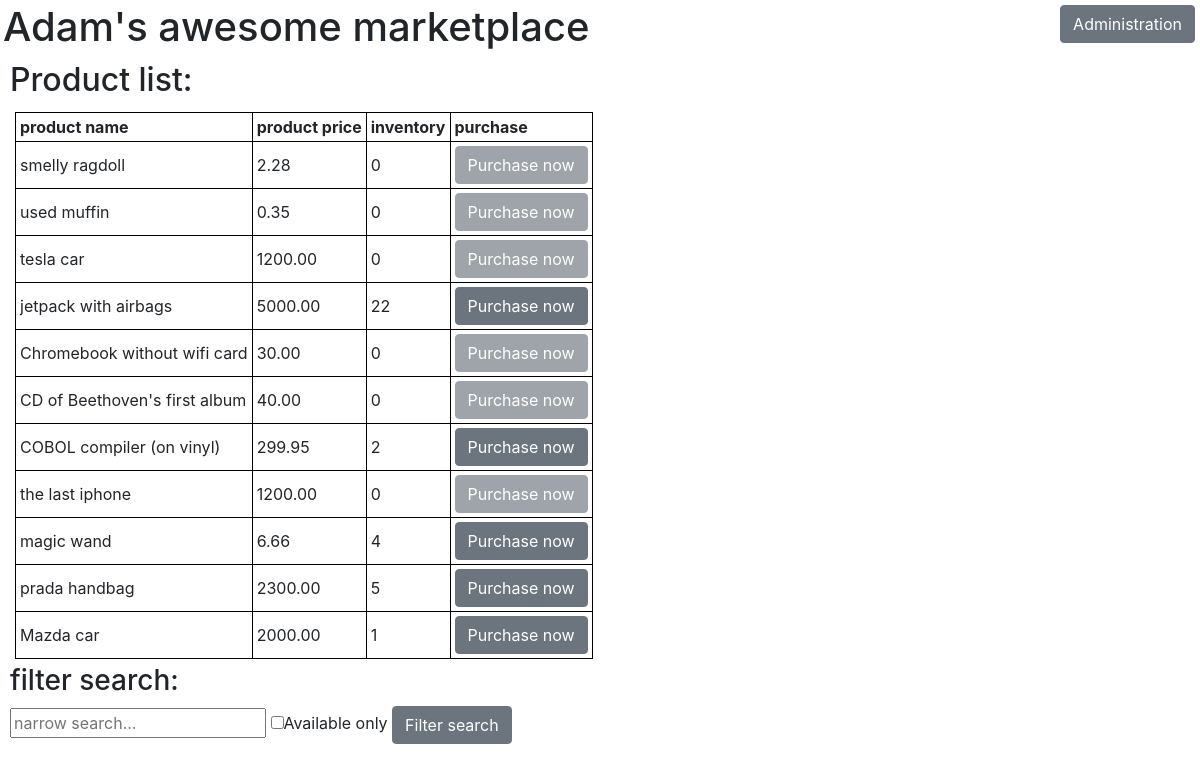
The app's page /, older data.
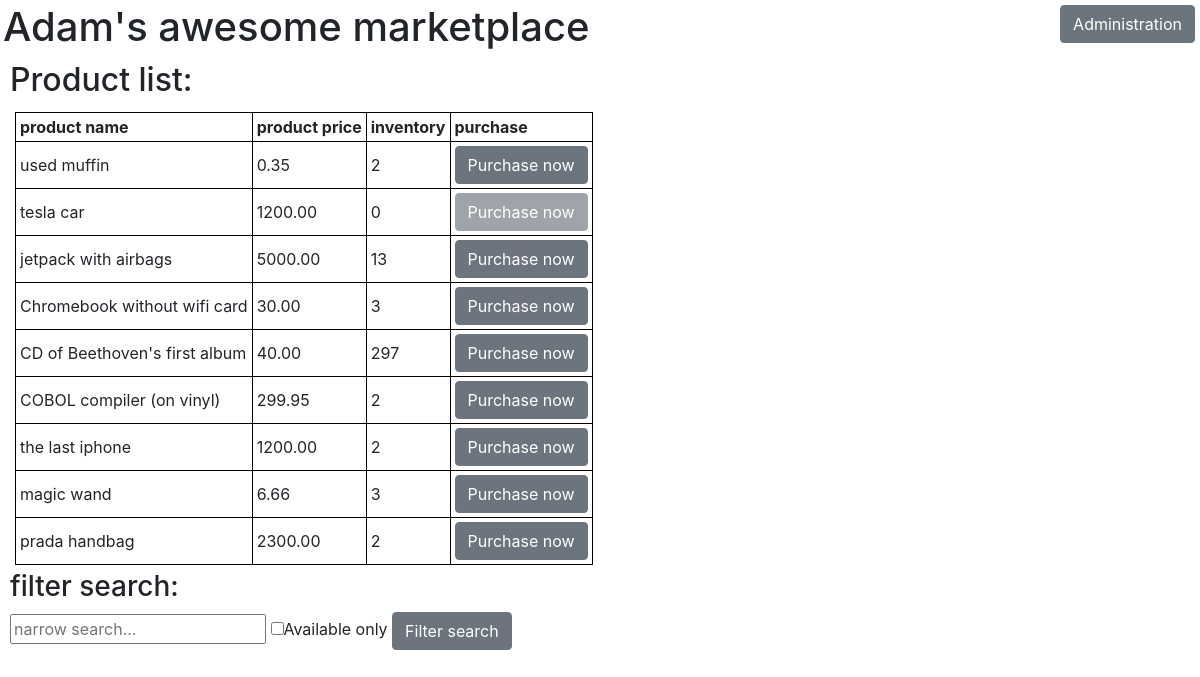
The same page, newer data.
### simplemarketplaceapp/models.py (models this page shows, shortened)
class Product(models.Model):
    title = models.CharField(max_length=30)
    price = models.DecimalField(max_digits=6, decimal_places=2)
    inventory_count = models.IntegerField()

### simplemarketplaceapp/views.py (the view, shortened to what this page needs)
# urls.py: path('', views.ProductListView.as_view(), name='index'),
class ProductListView(generic.ListView):
    model = Product
    context_object_name = 'product_list'
    def get_queryset(self):
        query = self.request.GET.get('filter')
        onlyAvailable = self.request.GET.get('onlyAvailable')
        if query and onlyAvailable:
            return Product.objects.filter(title__icontains=query,
                                          inventory_count__gt=0)
        elif query:
            return Product.objects.filter(title__icontains=query)
        elif onlyAvailable:
            return Product.objects.filter(inventory_count__gt=0)
        else:
            return Product.objects.all()
    def get_context_data(self, **kwargs):
        context = super(generic.ListView, self).get_context_data(**kwargs)
        return context

### simplemarketplaceapp/templates/simplemarketplaceapp/product_list.html (shortened to what this page needs)
{% extends 'simplemarketplaceapp/base.html' %}
{% block content %}
<main>
	<h2>Product list:</h2>
	<div class="product-list">
		<table>
			{% if product_list %}
			<tr>
				<th>product name</th>
				<th>product price</th>
				<th>inventory</th>
				<th>purchase</th>
			</tr>
			{% else %}
			<p>No product available</p>
			{% endif %}
			{% for product in product_list %}
			<tr>
				<form action="{% url 'cart' %}" method="GET">
					<td>{{ product.title }}</td>
					<td>{{ product.price }}</td>
					<td>{{ product.inventory_count }}</td>
					<td>
						<input type="submit"
									 name="{{ product.id }}"
									 value="Purchase now"
									 class="btn btn-secondary"
									 {% if product.inventory_count < 1 %} disabled {% endif %}>
					</td>
				</form>
			</tr>
			{% endfor %}
		</table>
	</div>
	<form method="GET" action="" id="searchform">
		<h3>filter search:</h3>
		<input class="searchfield" id="searchbox" name="filter"
					 type="text" value="{{ request.GET.filter }}" placeholder="narrow search..."/>
		<label>
			<input type="checkbox" name="onlyAvailable" value="onlyAvailable"
						 {% if request.GET.onlyAvailable %} checked {% endif %}>Available only</label>
			<button class="btn btn-secondary">Filter search</button>
	</form>
</main>
</body>
{% endblock %}

### simplemarketplaceapp/templates/simplemarketplaceapp/base.html (shortened to what this page needs)
<head>
	{% load static %}
	<link rel="stylesheet" type="text/css" href="{% static 'simplemarketplaceapp/css/style.css' %}">
	<link rel="stylesheet"
				href="https://stackpath.bootstrapcdn.com/bootstrap/4.2.1/css/bootstrap.min.css"
>
</head>
<body>
	<header>
		<a href="{% url 'admin:index' %}" class="admin-button btn btn-secondary">
			Administration</a>
		<h1>Adam's awesome marketplace</h1>
	</header>
	{% block content %}
	{% endblock %}
</body>

### simplemarketplaceapp/static/simplemarketplaceapp/css/style.css (style rules this page uses)
table, th, td { border: 1px solid black; padding: 4px; }
div { padding: 5px; }
.admin-button { float: right; margin: 2px; }
main { margin: 10px; }
header { margin: 3px; }

Row changes from the older to the newer data that the page shows:
removed Product: title "smelly ragdoll", price "2.28", inventory_count "0", inventory_count "Purchase now"
removed Product: title "Mazda car", price "2000.00", inventory_count "1", inventory_count "Purchase now"
changed Product "used muffin": inventory_count "0" → "2"
changed Product "jetpack with airbags": inventory_count "22" → "13"
changed Product "Chromebook without wifi card": inventory_count "0" → "3"
changed Product "CD of Beethoven's first album": inventory_count "0" → "297"
changed Product "the last iphone": inventory_count "0" → "2"
changed Product "magic wand": inventory_count "4" → "3"
changed Product "prada handbag": inventory_count "5" → "2"
